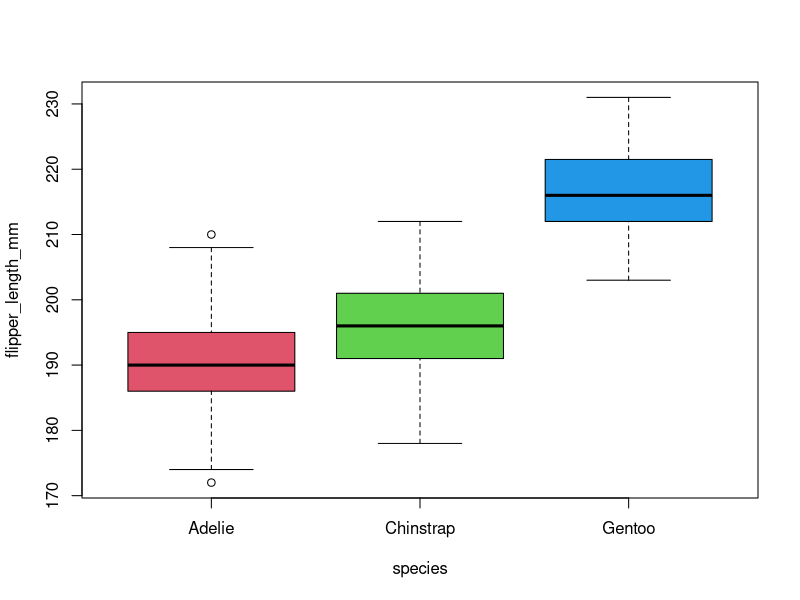
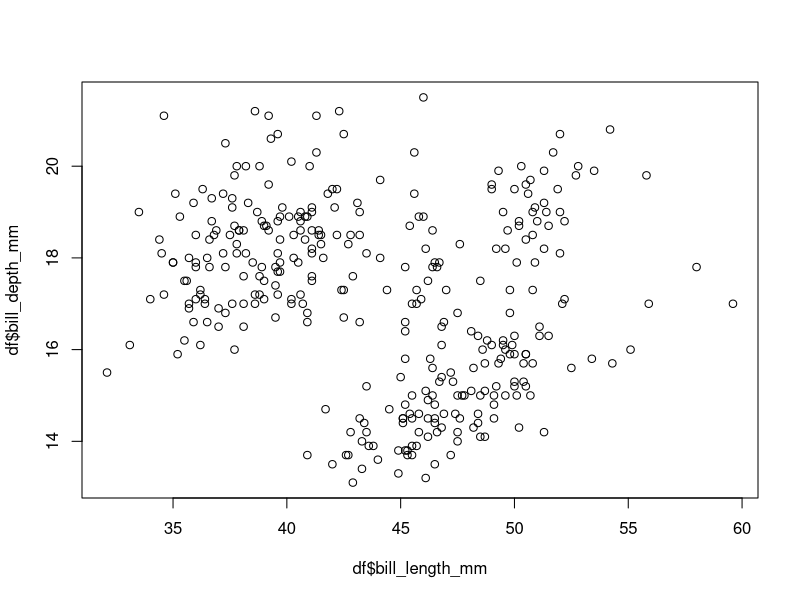

Here is the R script that generated these plots, in order:
# 펭귄 데이터 설치
library(palmerpenguins)
install.packages("palmerpenguins")

# 펭귄 데이터 가져오기
df <- na.omit(penguins)
df

table(df$species)
prop.table(table(df$species))

table(df$island)
prop.table(table(df$island))

table(df$sex)
prop.table(table(df$sex))

tapply(
    df$species,
    INDEX = list(df$species),
    FUN = length
)


# gmodel 크로스테이블 만들기
library(gmodels)
install.packages("gmodels")
CrossTable(df$island, df$species,
    prop.c = F, prop.chisq = F
)


# psych
library(psych)
install.packages("psych")
describe(df)[, c(2:4, 8:9)]


# aggregate() 함수를 이용하여 범주별 기술통계량 산출
# tapply => aggregate랑 비슷함

aggregate(
    df[, 3:6],
    by = list(species = df$species),
    FUN = mean
)

tapply(df$bill_length_mm,
    INDEX = list(species = df$species),
    FUN = mean
)


# 종별로 박스플롯 그려보기
boxplot(flipper_length_mm ~ species,
    data = df,
    col = 2:4
)

df <- data.frame(df)
adelie <- split(df, df$species)$Adelie
adelie
outlier <- boxplot.stats(adelie$flipper_length_mm)$out
outlier
df[df$flipper_length_mm %in% outlier, ]
dim(df[df$flipper_length_mm %in% outlier, ])


# 날개 길이 기준 오름차, 체질량 내림차 정렬
library(palmerpenguins)
df <- na.omit(penguins)
df <- data.frame(df)

ord <- order(df$flipper_length_mm, -df$body_mass_g)
ord
head(df[ord, ], n = 10)

library(palmerpenguins)
df <- na.omit(penguins)
plot(df$bill_depth_mm ~ df$bill_length_mm)
